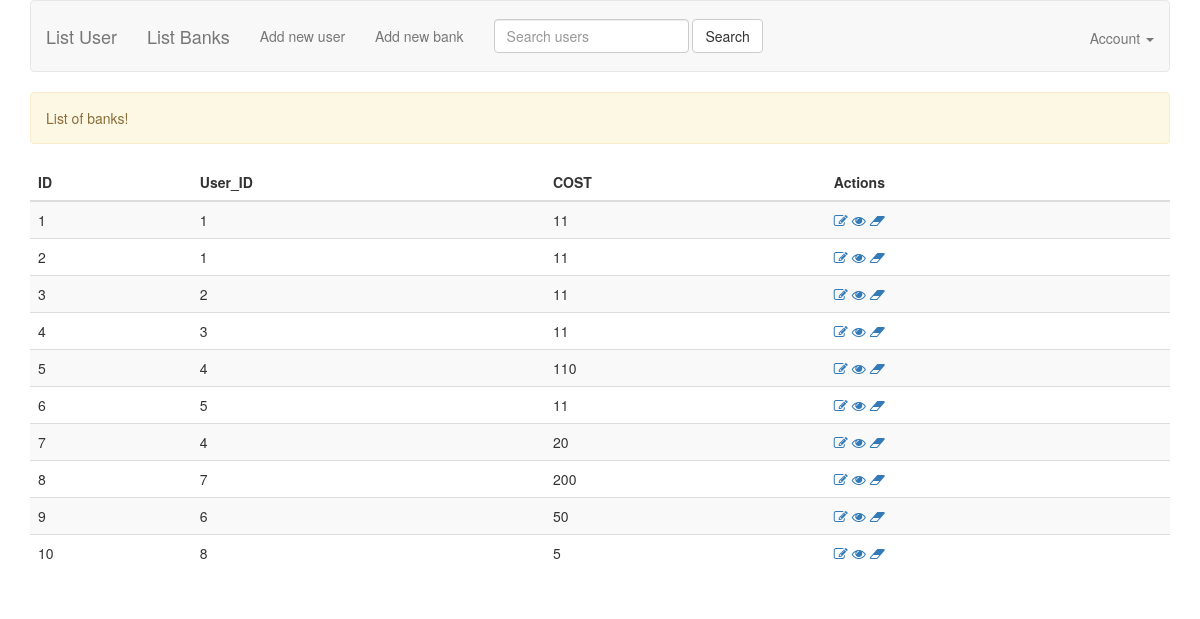
/list_banks.php (signed in), run on the app's committed database.
### tables this page shows
CREATE TABLE `banks` (
  `id` int(11) NOT NULL,
  `user_id` int(11) NOT NULL,
  `cost` float NOT NULL,
  `version` double(5,1) NOT NULL
);

### DesignPattern/FactoryPattern.php (called while the page is built, shortened)
<?php
require_once './models/BankModel.php';
class FactoryPattern {
    public function make($model){
        if($model === 'user'){
            return new UserModel();
        }
        else if($model === 'bank'){
            return new BankModel();
        }
    }
}

### models/BankModel.php (called while the page is built, shortened)
<?php
require_once 'BaseModel.php';
class BankModel extends BaseModel {
    public function getBanks($params = []) {
        if (!empty($params['keyword'])) {
            $sql = 'SELECT * FROM banks WHERE name LIKE "%' . $params['keyword'] .'%"';
            $banks = self::$_connection->multi_query($sql);
        } else {
            $sql = 'SELECT * FROM banks';
            $banks = $this->select($sql);
        }
        return $banks;
    }
}

### models/BaseModel.php (called while the page is built, shortened)
<?php
abstract class BaseModel {
    protected static $_connection;
    public function __construct() {
        if (!isset(self::$_connection)) {
            self::$_connection = mysqli_connect(DB_HOST, DB_USER, DB_PASSWORD, DB_NAME, DB_PORT);
        }
    }
    protected function query($sql) {
        $result = self::$_connection->query($sql);
        return $result;
    }
    protected function select($sql) {
        $result = $this->query($sql);
        $rows = [];
        if (!empty($result)) {
            while ($row = $result->fetch_assoc()) {
                $rows[] = $row;
            }
        }
        return $rows;
    }
}

### list_banks.php (the view, shortened to what this page needs)
<?php
require_once 'DesignPattern/FactoryPattern.php';
$factory = new FactoryPattern();
$bankModel = $factory->make('bank');
$params = [];
$banks = $bankModel->getbanks($params);
?>
<!DOCTYPE html>
<html>
<head>
    <?php include 'views/meta.php' ?>
</head>
<body>
    <?php include 'views/header.php'?>
    <div class="container">
        <?php if (!empty($banks)) {?>
            <div class="alert alert-warning" role="alert">
                List of banks! <br>
            </div>
            <table class="table table-striped">
            <thead>
                    <tr>
                        <th scope="col">ID</th>
                        <th scope="col">User_ID</th>
                        <th scope="col">COST</th>
                        <th scope="col">Actions</th>
                    </tr>
                </thead>
                <tbody>
                    <?php foreach ($banks as $bank) {?>
                        <tr>
                            <td>
                                <?php echo $bank['id']?>
                            </td>
                            <td>
                                <?php echo $bank['user_id']?>
                            </td>
                            <td>
                                <?php echo $bank['cost']?>
                            </td>
                            <td>
                                <a href="form_bank.php?id=<?php echo md5($bank['id']) ?>">
                                    <i class="fa fa-pencil-square-o" aria-hidden="true" title="Update"></i>
                                </a>
                                <a href="view_bank.php?id=<?php echo md5($bank['id']) ?>">
                                    <i class="fa fa-eye" aria-hidden="true" title="View"></i>
                                </a>
                                <a href="delete_bank.php?id=<?php echo md5($bank['id'])?>&token=<?php echo $_SESSION['token'] ?? '' ?>">
                                    <i class="fa fa-eraser" aria-hidden="true" title="Delete"></i>
                                </a>
                            </td>
                        </tr>
                    <?php } ?>
                </tbody>
            </table>
        <?php }else { ?>
            <div class="alert alert-dark" role="alert">
                This is a dark alert—check it out!
            </div>
        <?php } ?>
    </div>
</body>
</html>

### data on the page
banks: id "1", user "1", cost "11"
banks: id "2", user "1", cost "11"
banks: id "3", user "2", cost "11"
banks: id "4", user "3", cost "11"
banks: id "5", user "4", cost "110"
banks: id "6", user "5", cost "11"
banks: id "7", user "4", cost "20"
banks: id "8", user "7", cost "200"
banks: id "9", user "6", cost "50"
banks: id "10", user "8", cost "5"
